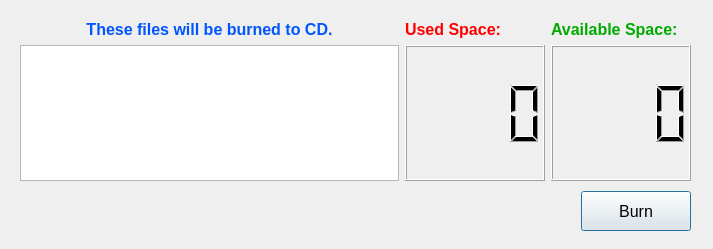
<?xml version="1.0" encoding="UTF-8"?>
<ui version="4.0">
 <class>PublishSermon</class>
 <widget class="QDialog" name="PublishSermon">
  <property name="geometry">
   <rect>
    <x>0</x>
    <y>0</y>
    <width>713</width>
    <height>249</height>
   </rect>
  </property>
  <property name="windowTitle">
   <string>Publish Sermon</string>
  </property>
  <widget class="QWidget" name="layoutWidget">
   <property name="geometry">
    <rect>
     <x>20</x>
     <y>20</y>
     <width>671</width>
     <height>161</height>
    </rect>
   </property>
   <layout class="QGridLayout" name="gridLayout">
    <item row="0" column="0">
     <widget class="QLabel" name="info_label">
      <property name="text">
       <string>&lt;html&gt;&lt;head/&gt;&lt;body&gt;&lt;p align=&quot;center&quot;&gt;&lt;span style=&quot; font-size:12pt; font-weight:600; color:#0055ff;&quot;&gt;These files will be burned to CD.&lt;/span&gt;&lt;/p&gt;&lt;/body&gt;&lt;/html&gt;</string>
      </property>
     </widget>
    </item>
    <item row="0" column="1">
     <widget class="QLabel" name="usedSpace_label">
      <property name="minimumSize">
       <size>
        <width>140</width>
        <height>0</height>
       </size>
      </property>
      <property name="text">
       <string>&lt;html&gt;&lt;head/&gt;&lt;body&gt;&lt;p&gt;&lt;span style=&quot; font-size:12pt; font-weight:600; color:#ff0000;&quot;&gt;Used Space:&lt;/span&gt;&lt;/p&gt;&lt;/body&gt;&lt;/html&gt;</string>
      </property>
     </widget>
    </item>
    <item row="0" column="2">
     <widget class="QLabel" name="availableSpace_label">
      <property name="minimumSize">
       <size>
        <width>140</width>
        <height>0</height>
       </size>
      </property>
      <property name="text">
       <string>&lt;html&gt;&lt;head/&gt;&lt;body&gt;&lt;p&gt;&lt;span style=&quot; font-size:12pt; font-weight:600; color:#00aa00;&quot;&gt;Available Space:&lt;/span&gt;&lt;/p&gt;&lt;/body&gt;&lt;/html&gt;</string>
      </property>
     </widget>
    </item>
    <item row="1" column="0">
     <widget class="QTextEdit" name="audioFilesList_readonlyEdit">
      <property name="readOnly">
       <bool>true</bool>
      </property>
     </widget>
    </item>
    <item row="1" column="1">
     <widget class="QLCDNumber" name="usedSpace_lcdNumber">
      <property name="smallDecimalPoint">
       <bool>false</bool>
      </property>
      <property name="digitCount">
       <number>4</number>
      </property>
      <property name="mode">
       <enum>QLCDNumber::Dec</enum>
      </property>
      <property name="intValue" stdset="0">
       <number>0</number>
      </property>
     </widget>
    </item>
    <item row="1" column="2">
     <widget class="QLCDNumber" name="availableSpace_lcdNumber">
      <property name="digitCount">
       <number>4</number>
      </property>
     </widget>
    </item>
   </layout>
  </widget>
  <widget class="QWidget" name="layoutWidget">
   <property name="geometry">
    <rect>
     <x>20</x>
     <y>190</y>
     <width>671</width>
     <height>42</height>
    </rect>
   </property>
   <layout class="QHBoxLayout" name="horizontalLayout">
    <item>
     <spacer name="horizontalSpacer">
      <property name="orientation">
       <enum>Qt::Horizontal</enum>
      </property>
      <property name="sizeHint" stdset="0">
       <size>
        <width>528</width>
        <height>37</height>
       </size>
      </property>
     </spacer>
    </item>
    <item>
     <widget class="QPushButton" name="burn_pushButton">
      <property name="minimumSize">
       <size>
        <width>110</width>
        <height>40</height>
       </size>
      </property>
      <property name="font">
       <font>
        <family>MS Shell Dlg 2</family>
        <pointsize>12</pointsize>
        <weight>50</weight>
        <bold>false</bold>
       </font>
      </property>
      <property name="text">
       <string>Burn</string>
      </property>
     </widget>
    </item>
   </layout>
  </widget>
 </widget>
 <resources/>
 <connections/>
</ui>
